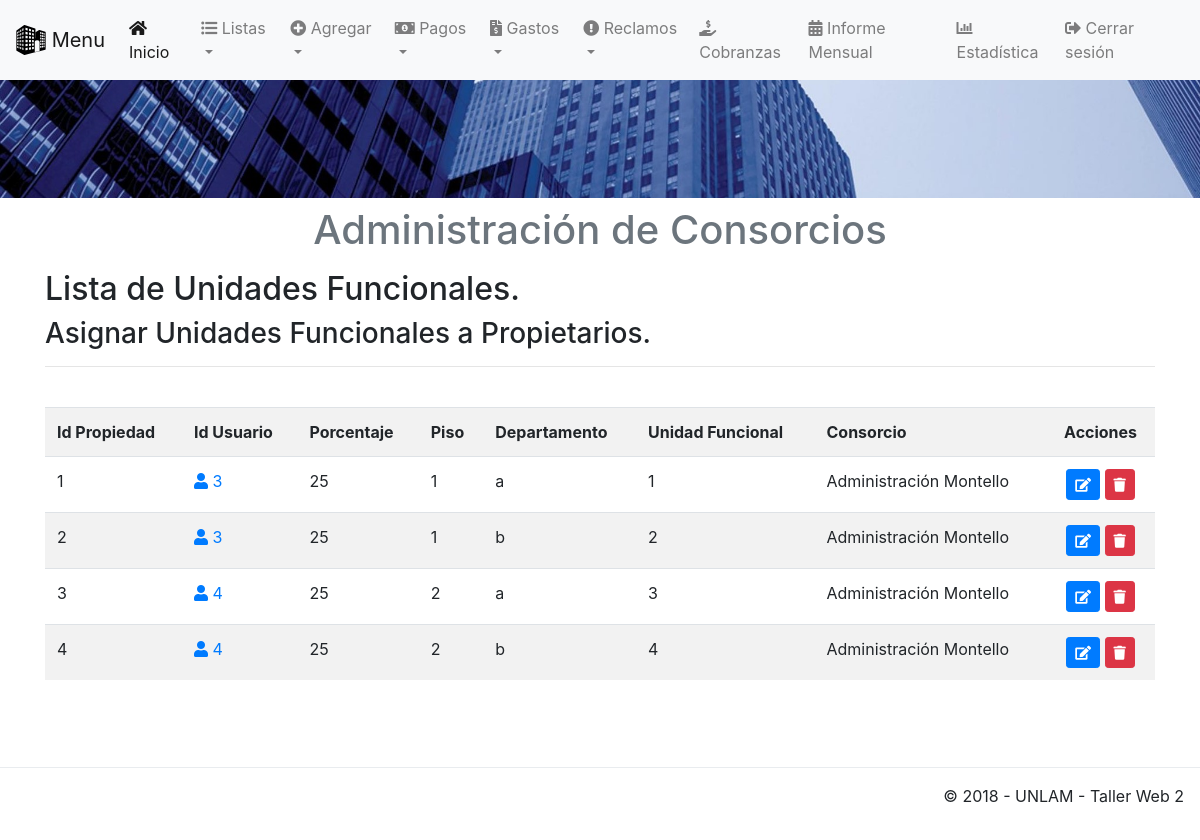
Before: /app/view/listaUf.php (signed in) with the older database file.
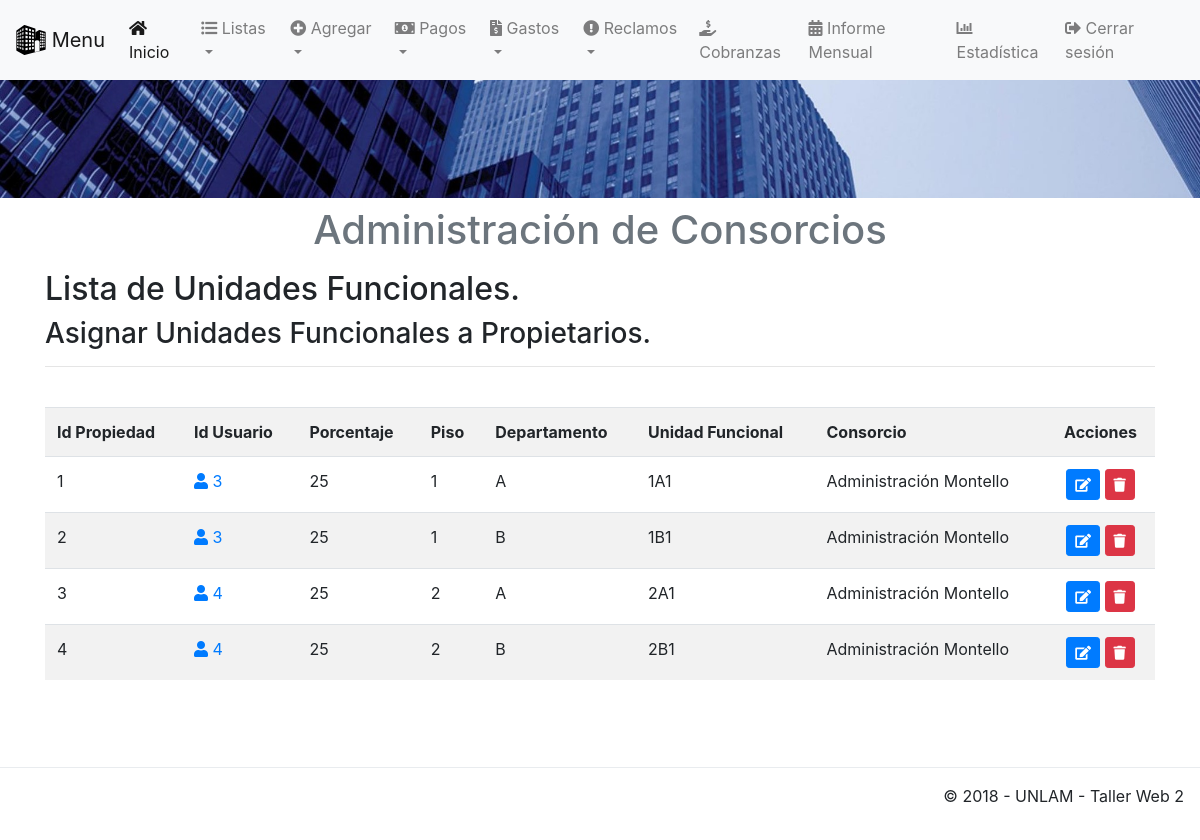
After: the same page with the newer database file.
### tables this page shows
CREATE TABLE `propiedad` (
  `idPropiedad` int(11) UNSIGNED NOT NULL,
  `idUsuarios` int(11) UNSIGNED DEFAULT NULL,
  `porcentajeParticipacion` int(3) UNSIGNED NOT NULL,
  `piso` int(3) NOT NULL,
  `departamento` varchar(1) NOT NULL,
  `unidadFuncionalLote` varchar(50) NOT NULL,
  `idConsorcio` int(11) UNSIGNED DEFAULT NULL
);

CREATE TABLE `consorcio` (
  `idConsorcio` int(11) UNSIGNED NOT NULL,
  `nombre` varchar(50) NOT NULL,
  `cuit` bigint(11) UNSIGNED NOT NULL,
  `codigoPostal` int(4) NOT NULL,
  `telefono` int(11) NOT NULL,
  `correo` varchar(50) NOT NULL,
  `direccion` varchar(70) NOT NULL
);

### app/view/listaUf.php (the view, shortened to what this page needs)
<!DOCTYPE html>
<html lang="es">
<?php include('template/head.php'); ?>
    <body>
    <?php
        include('template/nav.php');
        include('template/header.php'); ?>
        <div class="container">
		<div class="content">
			<h2>Lista de Unidades Funcionales.</h2>
            <h3>Asignar Unidades Funcionales a Propietarios.</h3>
			<hr />
			<br />
			<div class="table-responsive">
			<table class="table table-striped table-hover">
				<tr>
					<th>Id Propiedad</th>
					<th>Id Usuario</th>
                    <th>Porcentaje</th>
                    <th>Piso</th>
                    <th>Departamento</th>
                    <th>Unidad Funcional</th>
					<th>Consorcio</th>
                    <th style="text-align:center;">Acciones</th>
				</tr>
				<?php
					$sql = mysqli_query($conexion, "SELECT * FROM propiedad JOIN consorcio ON propiedad.idConsorcio=consorcio.idConsorcio ORDER BY idPropiedad ASC");
				if(mysqli_num_rows($sql) == 0){
					echo '<tr><td colspan="8">No hay datos.</td></tr>';
				}else{
					while($row = mysqli_fetch_assoc($sql)){
						echo '
						<tr>
							<td>'.$row['idPropiedad'].'</td>
                            <td><a href="perfil.php?nik='.$row['idUsuarios'].'"><span class="fas fa-user" aria-hidden="true"></span> '.$row['idUsuarios'].'</a></td>
                            <td>'.$row['porcentajeParticipacion'].'</td>
                            <td>'.$row['piso'].'</td>
                            <td>'.$row['departamento'].'</td>
                            <td>'.$row['unidadFuncionalLote'].'</td>
							<td>'.$row['nombre'].'</td>
							<td style="text-align:center;">';
							if(isset($_SESSION['admin'])){
								echo '
							<a href="abm/editarUf.php?nik='.$row['idPropiedad'].'" title="Editar Usuario Asignado" class="btn btn-primary btn-sm"><span class="fas fa-edit" aria-hidden="true"></span></a>
							<a href="listaUf.php?aksi=delete&nik='.$row['idPropiedad'].'" title="Eliminar" onclick="return confirm(\'Esta seguro de borrar los datos: N°UnidadFuncional: '.$row['unidadFuncionalLote'].'?\')" class="btn btn-danger btn-sm"><span class="fas fa-trash" aria-hidden="true"></span></a>
							</td>
						</tr>
						';
							}if(isset($_SESSION['operador'])){
								echo '
							<a href="abm/editarUf.php?nik='.$row['idPropiedad'].'" title="Editar Usuario Asignado" class="btn btn-primary btn-sm btn-block"><span class="fas fa-edit" aria-hidden="true"></span></a>
							</td>
						</tr>
						';
							}
					}
				}
				?>
			</table>
			</div>
		</div>
	</div><center>
    <div class="corte">
    </div>
    <?php include('template/footer.php'); ?>
    </body>
</html>

Changed rows visible on the page:
changed propiedad id 1: departamento "a" → "A"; unidadFuncionalLote "1" → "1A1"
changed propiedad id 2: departamento "b" → "B"; unidadFuncionalLote "2" → "1B1"
changed propiedad id 3: departamento "a" → "A"; unidadFuncionalLote "3" → "2A1"
changed propiedad id 4: departamento "b" → "B"; unidadFuncionalLote "4" → "2B1"
